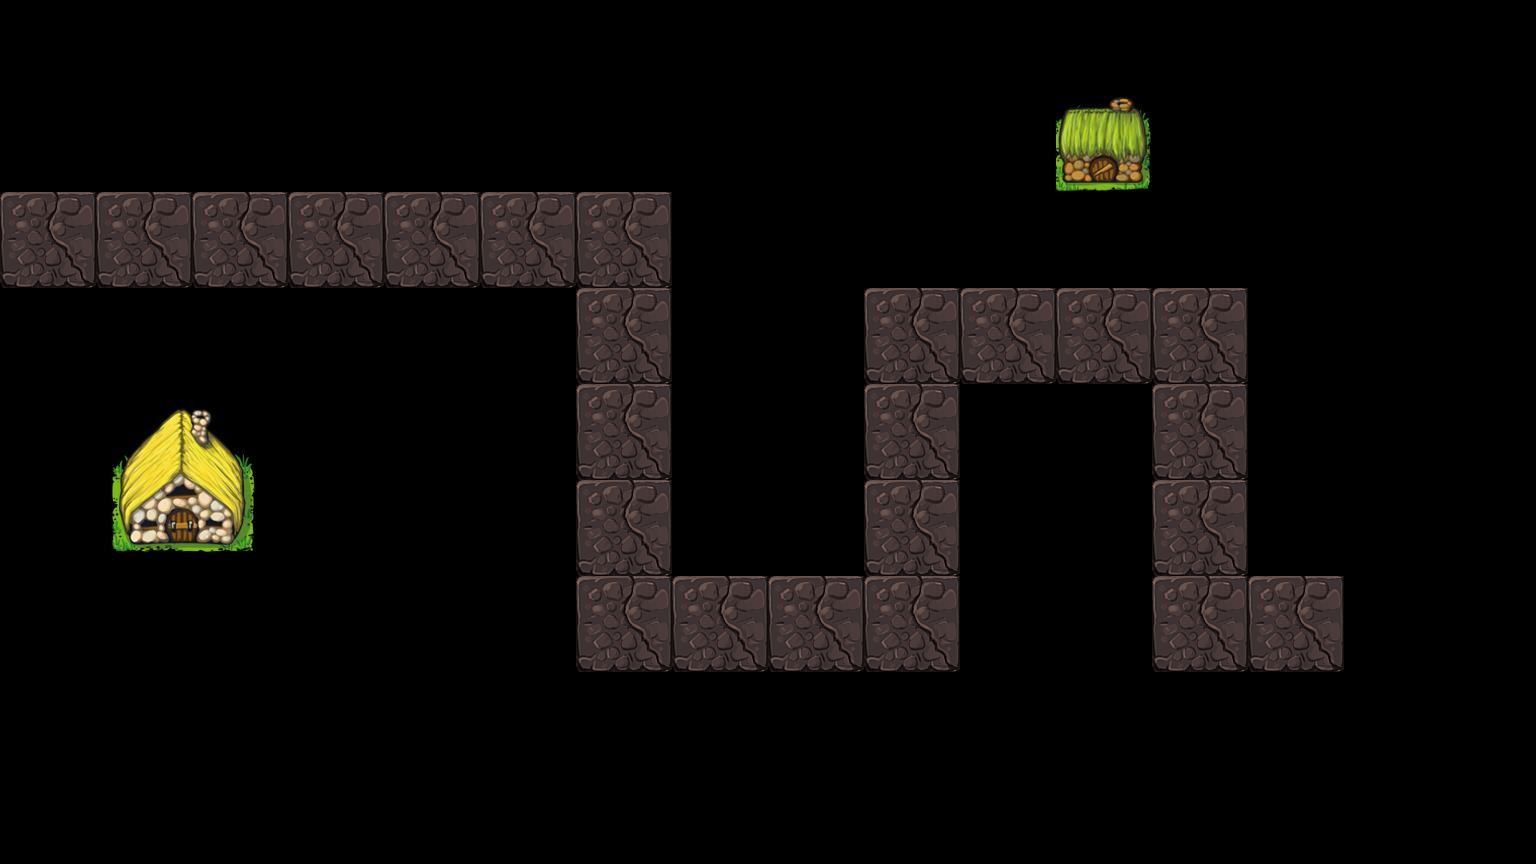

Rendered tile map (Tiled .tmx) drawn with the repository's tilesets; below, a short description and the map source with its tile grids summarised:
An orthogonal 16x9 tile map with 96x96 px tiles, 1 tile layer (bg) and 25 objects (0, 1, 2, 3, 4, ...).

<map version="1.0" orientation="orthogonal" renderorder="right-down" width="16" height="9" tilewidth="96" tileheight="96" nextobjectid="52">
 <tileset firstgid="1" name="tiles" tilewidth="96" tileheight="96">
  <image source="tiles.png" width="768" height="576" />
  <tile id="16">
   <properties>
    <property name="canTouch" value="0" />
   </properties>
  </tile>
  <tile id="17">
   <properties>
    <property name="canTouch" value="0" />
   </properties>
  </tile>
  <tile id="20">
   <properties>
    <property name="canTouch" value="0" />
   </properties>
  </tile>
  <tile id="23">
   <properties>
    <property name="canTouch" value="1" />
   </properties>
  </tile>
  <tile id="24">
   <properties>
    <property name="canTouch" value="0" />
   </properties>
  </tile>
  <tile id="25">
   <properties>
    <property name="canTouch" value="0" />
   </properties>
  </tile>
  <tile id="28">
   <properties>
    <property name="canTouch" value="0" />
   </properties>
  </tile>
 </tileset>
 <layer name="bg" width="16" height="9">
  <data>[144 cells, 144 non-empty, 7 distinct tile ids]</data>
 </layer>
 <objectgroup name="obj">
  <object id="27" name="0" x="47.7394" y="249.93" />
  <object id="28" name="1" x="143.218" y="241.505" />
  <object id="29" name="2" x="244.313" y="247.122" />
  <object id="30" name="3" x="342.6" y="247.122" />
  <object id="31" name="4" x="438.079" y="249.93" />
  <object id="32" name="5" x="536.366" y="252.738" />
  <object id="33" name="6" x="623.42" y="252.738" />
  <object id="34" name="7" x="626.229" y="342.6" />
  <object id="35" name="8" x="629.037" y="435.271" />
  <object id="36" name="9" x="631.845" y="536.366" />
  <object id="37" name="10" x="631.845" y="629.037" />
  <object id="38" name="11" x="721.707" y="629.037" />
  <object id="39" name="12" x="828.419" y="629.037" />
  <object id="40" name="13" x="909.857" y="634.653" />
  <object id="41" name="14" x="918.281" y="530.75" />
  <object id="42" name="15" x="921.09" y="435.271" />
  <object id="43" name="16" x="912.665" y="345.409" />
  <object id="44" name="17" x="1013.76" y="342.6" />
  <object id="45" name="18" x="1114.86" y="339.792" />
  <object id="46" name="19" x="1201.91" y="339.792" />
  <object id="47" name="20" x="1207.53" y="432.463" />
  <object id="48" name="21" x="1201.91" y="533.558" />
  <object id="49" name="22" x="1201.91" y="631.845" />
  <object id="50" name="23" x="1305.81" y="631.845" />
  <object id="51" name="24" x="1395.68" y="634.653" />
 </objectgroup>
</map>
